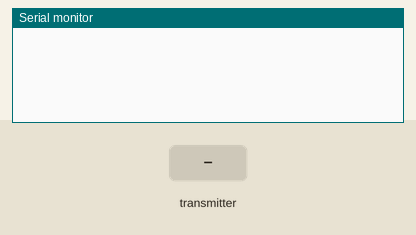
This sketch was run on a simulated Arduino Mega 2560, built with avr-gcc and run on an emulated ATmega2560. Shown: the last lines printed to the serial monitor. The inputs (shaded band) are chosen by the test bench. No radio packets arrive unless stated.

Above: at 0.8 s.
0.9 s: the transmitter starts sending pos = 0
At 0.97 s:
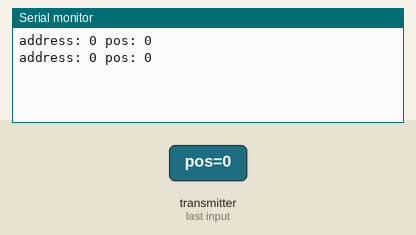
2.8 s: the transmitter starts sending address = 0
5.8 s: the transmitter starts sending pos = 256
At 7.1 s:
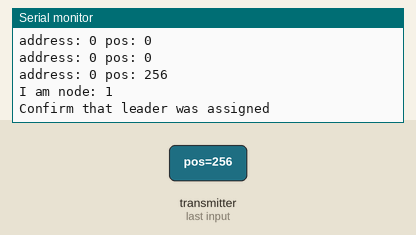

The sketch:

Node1.ino
```cpp
//Include Libraries
#include <SPI.h>
#include <nRF24L01.h>
#include <RF24.h>

//create an RF24 object
RF24 radio(7,30);  // CE, CSN

//address through which two modules communicate.
const byte serverAddress[6] = "00000"; //channel to communicate with the server
const byte node1Address[6] = "00001";  //channel to communicate with node1
const byte node2Address[6] = "00002";  //channel to communicate with node2
const byte node3Address[6] = "00003";  //channel to communicate with node3

uint8_t my_id = 1; // initial id of this node

typedef struct { // struct of the data sent containing the address and the position
  int16_t pos;
  uint8_t address;
}data;

data leaderData; // data for assigning the leader


void setup()
{
  while (!Serial);
    Serial.begin(9600);

  radio.begin();

  // open pipe 0 with server channel
  radio.openReadingPipe(0, serverAddress);

  //Set module as receiver
  radio.startListening();

  isLeader(); // first step is know if this node is the leader
}

void loop()
{
  //Read the data if available in buffer
}

void printStruct(data d){ // a function to print the Struct
  Serial.print("address: ");
  Serial.print(d.address);
  Serial.print(" pos: ");
  Serial.println(d.pos);
}

void isLeader(){  // this funciton is to decide if this node is the leader or not (decided by the server)
  //set the leader data to the default value
  leaderData.pos = 0;
  leaderData.address = 0;
  uint8_t new_id = 0;   //change the id based on the incoming desired leader id/address

  //keep reading until the data is changed (this node recieves any data)
  while(leaderData.pos == 0){
    if (radio.available()){
      radio.read(&leaderData, sizeof(leaderData));
      printStruct(leaderData);
    }
  }

  // When this node recieves the data. the node should stop listening/reading
  // then check if the incoming leader id is the id of this node

  radio.stopListening();
  if(leaderData.address == my_id){          //if they are equal then this node is the leader
      Serial.println("I am the leader !!");
  } else{                                   // else the node should redefine its id
      Serial.print("I am node: ");
      new_id = abs(my_id - leaderData.address);
      Serial.println(new_id);
  }

  // after checking whether this node is leader or not, we should send back to the server
  // the id, so that it makes sure that all nodes recieved the message and one node is
  // assigned to the leader

  radio.openWritingPipe(node1Address);
  leaderData.address = new_id + 1;
  while(!radio.write(&leaderData, sizeof(leaderData))){
    Serial.println("Send Ack");
  }
  radio.startListening();
  Serial.println("Confirm that leader was assigned");
}
```

Measured:
- after the input at 0.9 s, the serial monitor: prints a new line at once (image 1)
- after the input at 5.8 s, the serial monitor: prints a new line at once (image 2)
